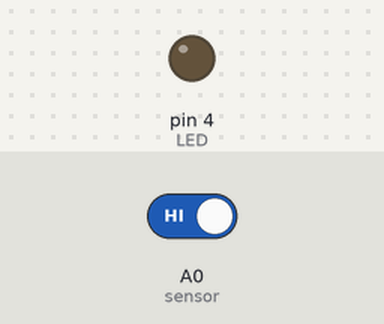
A sketch run on a simulated Arduino Uno, built with avr-gcc and run on an emulated ATmega328P. Parts: output pins drawn as LEDs (lit = HIGH). Inputs (shaded band) come from the test bench; at power-on: A0 (sensor) HIGH. What the sketch prints to the serial monitor is not drawn.

Above: at 1.2 s.
1.3 s: A0 (sensor) driven LOW
At 2.3 s:
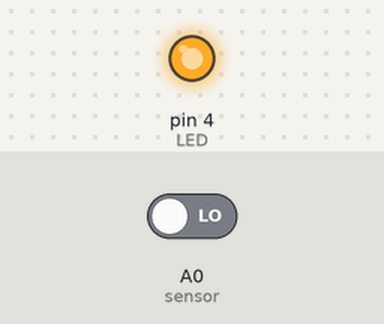
2.8 s: A0 (sensor) driven HIGH
At 3.5 s:
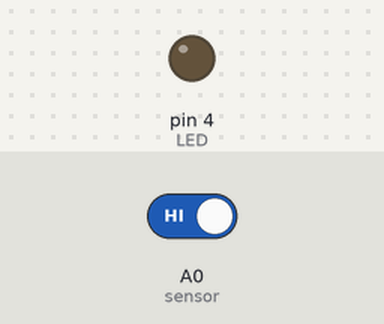
Timing chart, 0 to 5.8 s (numbered marks = the images above; inputs shaded):
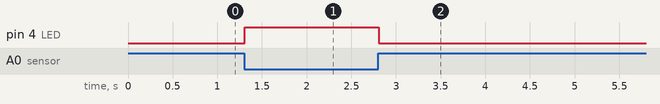

The sketch:

LDRsensor_code.ino
```cpp
int sensor=A0;
int  LED=4;

void setup() {
  Serial.begin(9600);
  pinMode(sensor, INPUT);
  pinMode(LED, OUTPUT);
}

void loop() {
  bool value = digitalRead(sensor);
  Serial.println(value);

  if (value == 0) {
    digitalWrite(LED, HIGH);
  } else {
    digitalWrite(LED,LOW);
  }
}
```

Measured:
- after the input at 1.3 s, pin 4 (LED): LOW → HIGH at once
- after the input at 2.8 s, pin 4 (LED): HIGH → LOW at once
